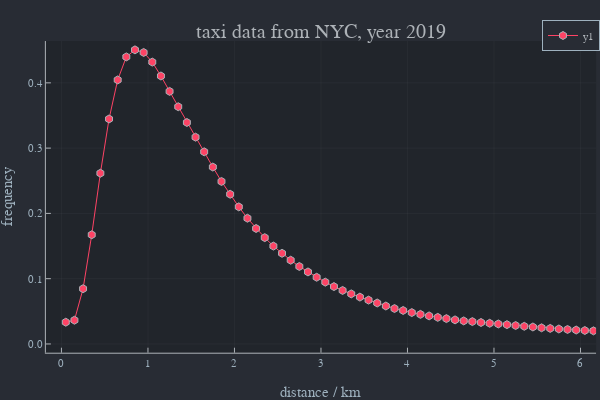

Notebook code for this chart:
### Code cell
plot(his[1],his[2],xlim=[0,6],marker=:hex,xlab="distance / km",ylab="frequency",title="taxi data from NYC, year 2019")

### Figure 1 — Plotly figure (JSON) as saved in the notebook; plotly's stock layout.template omitted (floating-point values rounded to 4 significant figures; data arrays with more than 128 entries replaced by an {"elided": "..."} marker saying what was removed)
{"data": [{"colorbar": {"title": ""}, "legendgroup": "y1", "line": {"color": "rgba(254, 67, 101, 1.000)", "dash": "solid", "shape": "linear", "width": 1}, "marker": {"color": "rgba(254, 67, 101, 1.000)", "line": {"color": "rgba(173, 178, 183, 1.000)", "width": 1}, "size": 8, "symbol": "hexagon"}, "mode": "lines+markers", "name": "y1", "showlegend": true, "type": "scatter", "x": {"elided": "300 float values"}, "xaxis": "x", "y": {"elided": "300 float values"}, "yaxis": "y", "zmax": null, "zmin": null}], "layout": {"annotations": [{"font": {"color": "rgba(173, 178, 183, 1.000)", "family": "sans-serif", "size": 20}, "rotation": 0, "showarrow": false, "text": "taxi data from NYC, year 2019", "x": 0.535, "xanchor": "center", "xref": "paper", "y": 1, "yanchor": "top", "yref": "paper"}], "height": 400, "legend": {"bgcolor": "rgba(40, 44, 52, 1.000)", "bordercolor": "rgba(158, 177, 190, 1.000)", "borderwidth": 1, "font": {"color": "rgba(173, 178, 183, 1.000)", "family": "sans-serif", "size": 11}, "title": {"font": {"color": "rgba(173, 178, 183, 1.000)", "family": "sans-serif", "size": 15}, "text": ""}, "tracegroupgap": 0, "traceorder": "normal", "x": 1, "xanchor": "auto", "y": 1, "yanchor": "auto"}, "margin": {"b": 20, "l": 0, "r": 0, "t": 20}, "paper_bgcolor": "rgba(40, 44, 52, 1.000)", "plot_bgcolor": "rgba(33, 37, 43, 1.000)", "showlegend": true, "width": 600, "xaxis": {"anchor": "y", "domain": [0.07647, 0.9934], "gridcolor": "rgba(173, 178, 183, 0.100)", "gridwidth": 0.5, "linecolor": "rgba(173, 178, 183, 1.000)", "mirror": false, "range": [-0.18, 6.18], "showgrid": true, "showline": true, "showticklabels": true, "tickangle": 0, "tickcolor": "rgb(173, 178, 183)", "tickfont": {"color": "rgba(158, 177, 190, 1.000)", "family": "sans-serif", "size": 11}, "tickmode": "array", "ticks": "inside", "ticktext": ["0", "1", "2", "3", "4", "5", "6"], "tickvals": [0, 1, 2, 3, 4, 5, 6], "title": "distance / km", "titlefont": {"color": "rgba(158, 177, 190, 1.000)", "family": "sans-serif", "size": 15}, "type": "-", "visible": true, "zeroline": false, "zerolinecolor": "rgba(173, 178, 183, 1.000)"}, "yaxis": {"anchor": "x", "domain": [0.07581, 0.9415], "gridcolor": "rgba(173, 178, 183, 0.100)", "gridwidth": 0.5, "linecolor": "rgba(173, 178, 183, 1.000)", "mirror": false, "range": [-0.01341, 0.464], "showgrid": true, "showline": true, "showticklabels": true, "tickangle": 0, "tickcolor": "rgb(173, 178, 183)", "tickfont": {"color": "rgba(158, 177, 190, 1.000)", "family": "sans-serif", "size": 11}, "tickmode": "array", "ticks": "inside", "ticktext": ["0.0", "0.1", "0.2", "0.3", "0.4"], "tickvals": [0, 0.1, 0.2, 0.3, 0.4], "title": "frequency", "titlefont": {"color": "rgba(158, 177, 190, 1.000)", "family": "sans-serif", "size": 15}, "type": "-", "visible": true, "zeroline": false, "zerolinecolor": "rgba(173, 178, 183, 1.000)"}}}
